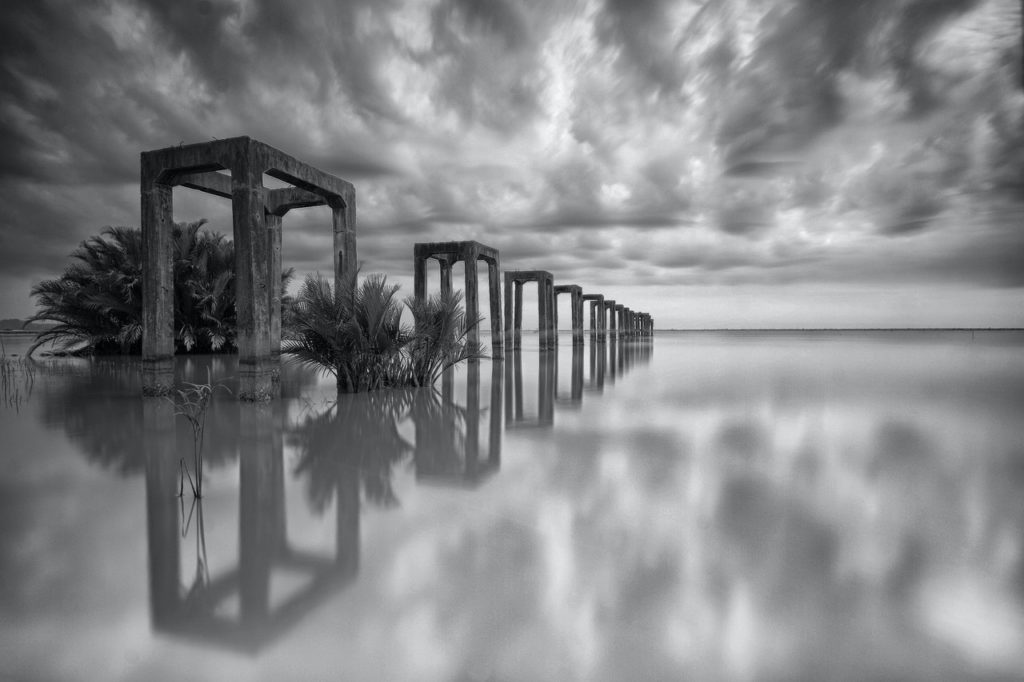
#> input picture ProjectOne/assets/2-lowContrast.png, 1024 x 682 px
$ python excTwo-two.py
#> lines starting #> are read from the running program, lines starting #| are printed output that depends on the picture
import math

import cv2;
from matplotlib import pyplot as plt
import convertor
import numpy as np

img = cv2.imread("assets/2-lowContrast.png")
#> img is the input picture: shape (682, 1024, 3); mean B, G, R 134.6, 132.6, 131.6

# Question Two.Two
# https://www.geeksforgeeks.org/negative-transformation-of-an-image-using-python-and-opencv/
# method: Steps for negative transformation
# 1- Read an image
# 2- Get height and width of the image
# 3- Each pixel contains 3 channels. So, take a pixel value and collect 3 channels in 3 different variables.
# 4- Negate 3 pixels values from 255 and store them again in pixel used before.
# 5- Do it for all pixel values present in image.


# Read an image
img = cv2.imread('assets/2-lowContrast.png', 1)
plt.imshow(img)
plt.show()

# Histogram plotting of the image
color = ('b', 'g', 'r')

for i, col in enumerate(color):
    histr = cv2.calcHist([img], [i], None, [256], [0, 256])
    plt.plot(histr, color=col)

    # Limit X - axis to 256
    plt.xlim([0, 256])

plt.show()
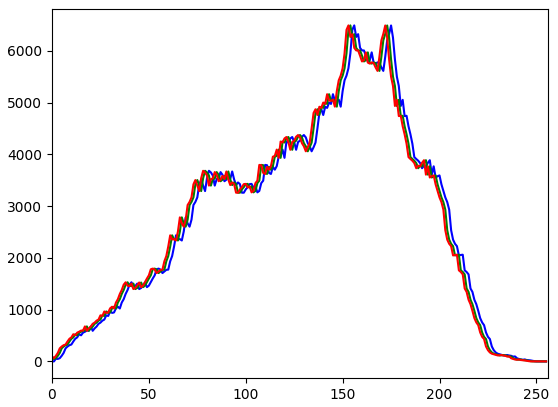
#> figure drawn by matplotlib, 1 panel; curve peaks at x = 156, y = 6491; curve peaks at x = 154, y = 6491; curve peaks at x = 153, y = 6491

# get height and width of the image
height, width, _ = img.shape
#> height = 682; width = 1024

for i in range(0, height - 1):
    for j in range(0, width - 1):
        # Get the pixel value
        pixel = img[i, j]

        # Negate each channel by
        # subtracting it from 255

        # 1st index contains red pixel
        pixel[0] = 255 - pixel[0]

        # 2nd index contains green pixel
        pixel[1] = 255 - pixel[1]

        # 3rd index contains blue pixel
        pixel[2] = 255 - pixel[2]

        # Store new values in the pixel
        img[i, j] = pixel
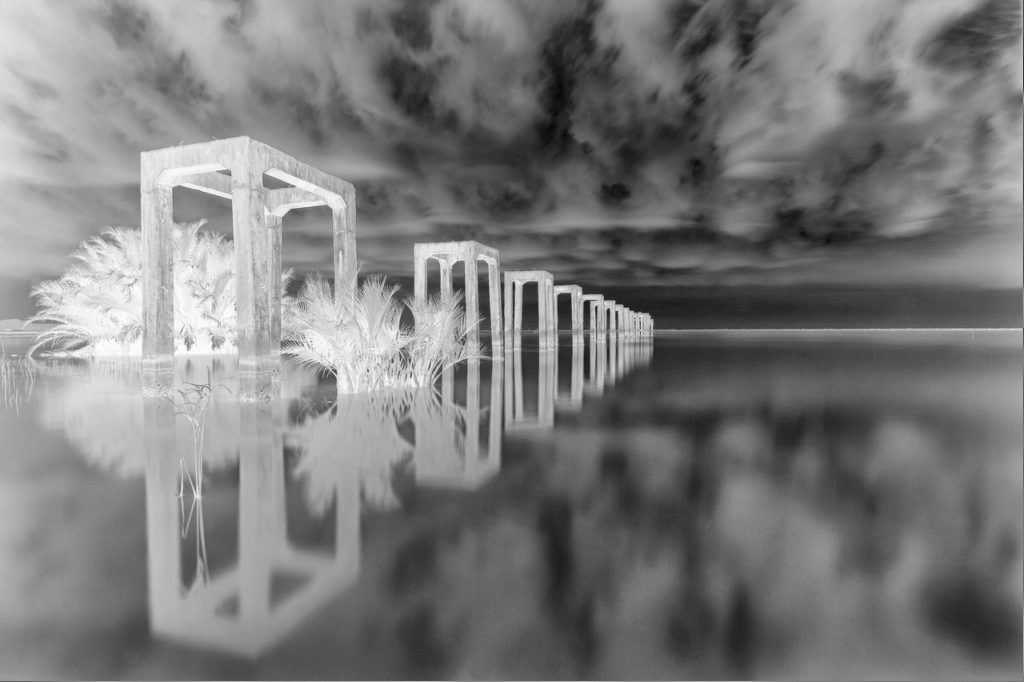
#> img: shape (682, 1024, 3); mean B, G, R 120.4, 122.4, 123.4

# Display the negative transformed image
plt.imshow(img)
plt.show()

# Histogram plotting of the
# negative transformed image
color = ('b', 'g', 'r')

for i, col in enumerate(color):
    histr = cv2.calcHist([img], [i], None, [256], [0, 256])
    plt.plot(histr, color=col)
    plt.xlim([0, 256])

plt.show()
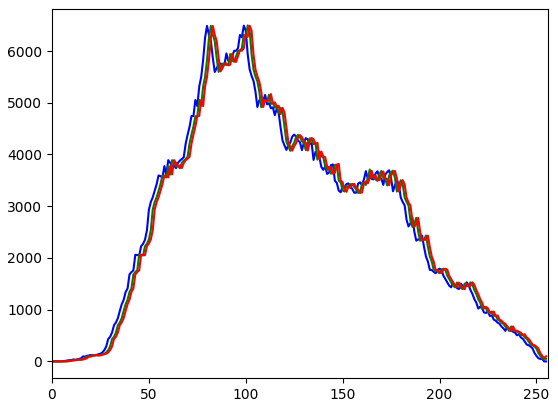
#> figure drawn by matplotlib, 1 panel; curve peaks at x = 99, y = 6490; curve peaks at x = 101, y = 6495; curve peaks at x = 102, y = 6490

$ run again, with ProjectOne/assets/CartoonImage.png copied over ProjectOne/assets/2-lowContrast.png
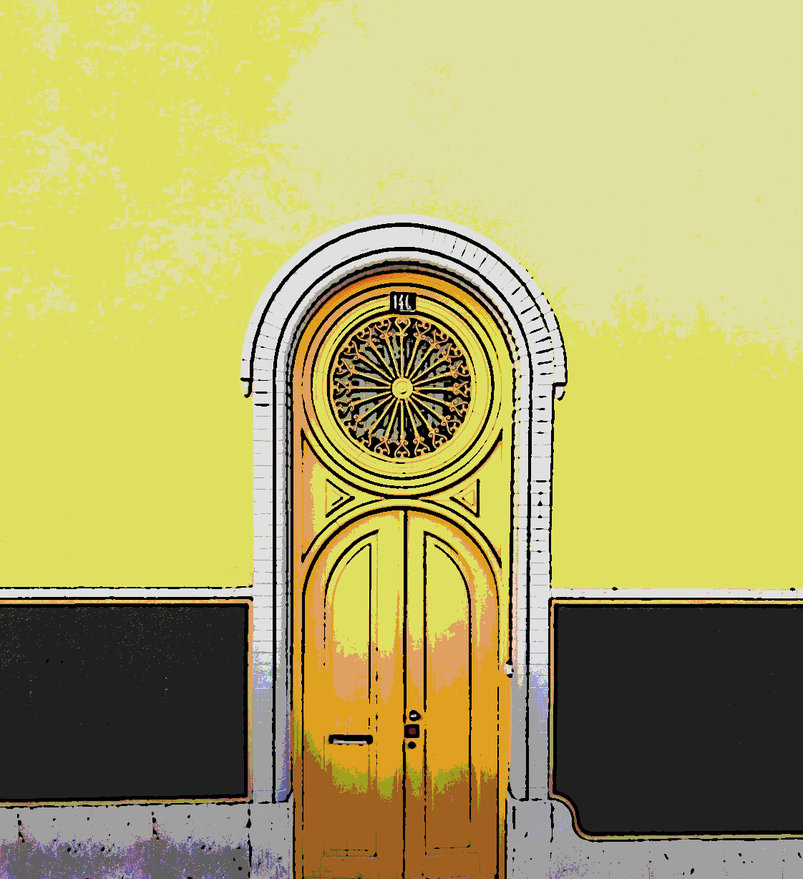
#> input picture ProjectOne/assets/CartoonImage.png, 803 x 879 px, shrunk from 1122 x 1228 before the run
#> img is the input picture: shape (879, 803, 3); mean B, G, R 102.1, 169.7, 176.2
#> after the loop `for i in range(0, height - 1):`:
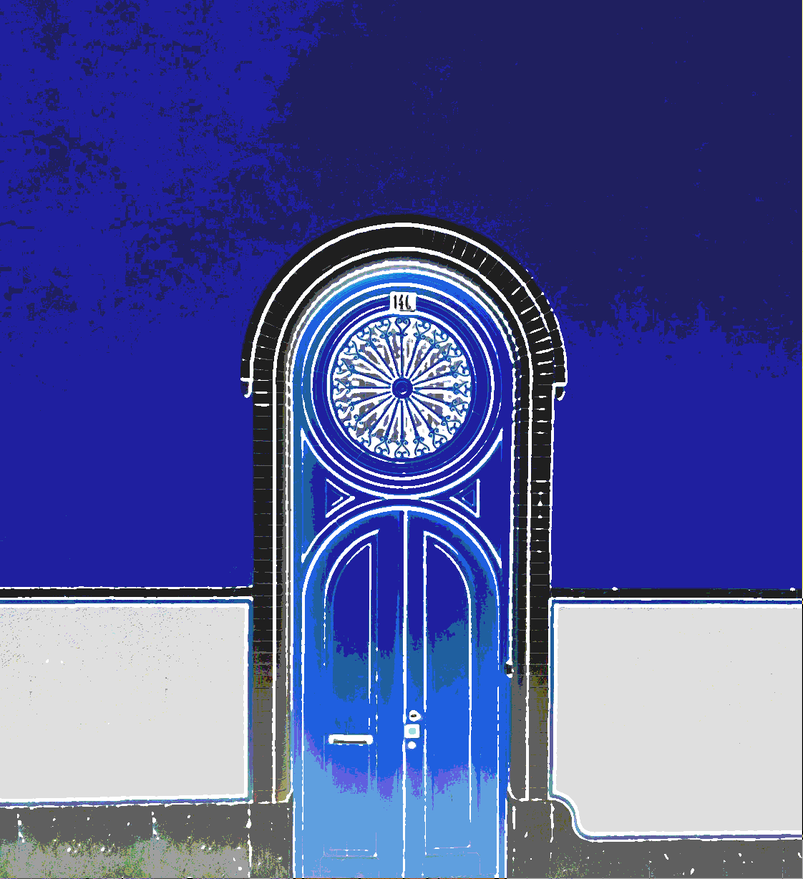
#> img: shape (879, 803, 3); mean B, G, R 152.9, 85.4, 78.9
#> `plt.show()`:
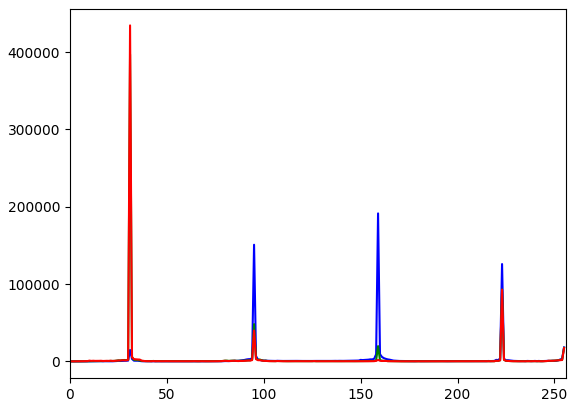
#> figure drawn by matplotlib, 1 panel; curve peaks at x = 159, y = 191454; curve peaks at x = 31, y = 397124; curve peaks at x = 31, y = 434633

$ run again, with ProjectOne/assets/1-1a.jpg saved as ProjectOne/assets/2-lowContrast.png
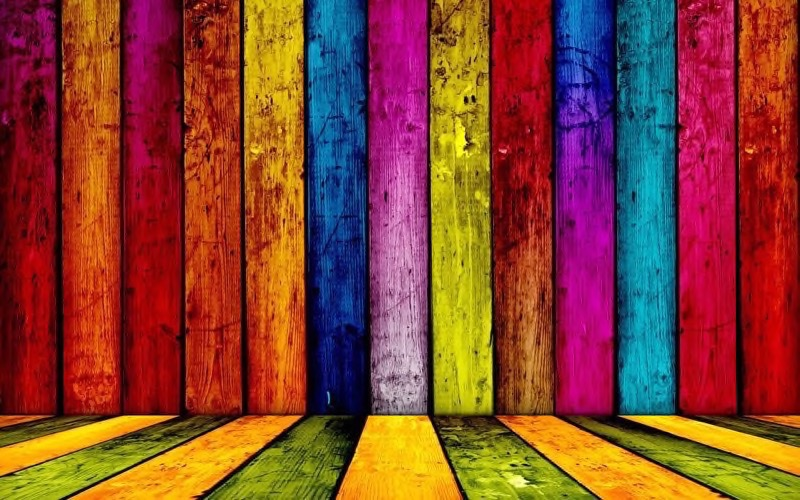
#> input picture ProjectOne/assets/1-1a.jpg, 800 x 500 px
#> img is the input picture: shape (500, 800, 3); mean B, G, R 48.4, 66.6, 135.3
#> after the loop `for i in range(0, height - 1):`:
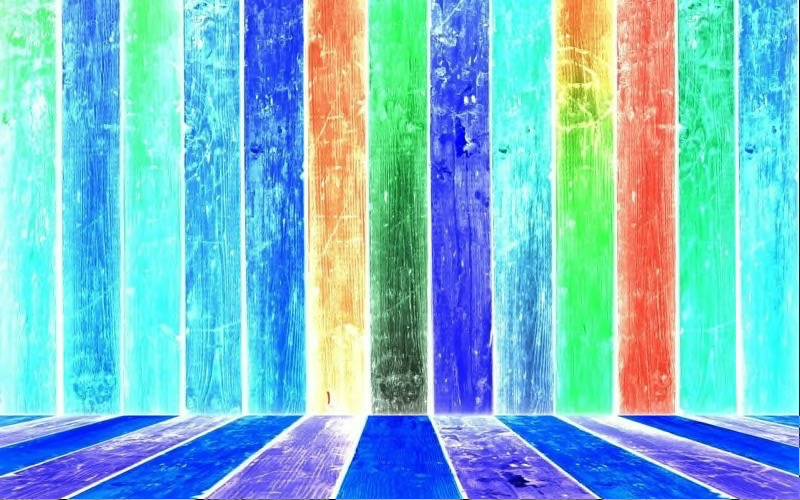
#> img: shape (500, 800, 3); mean B, G, R 205.8, 188.2, 119.8
#> `plt.show()`:
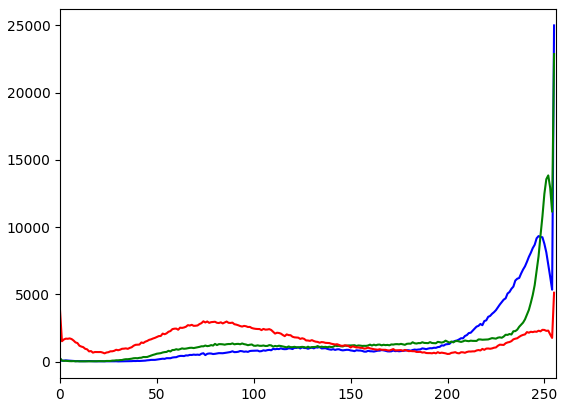
#> figure drawn by matplotlib, 1 panel; curve peaks at x = 255, y = 25003; curve peaks at x = 255, y = 22869; curve peaks at x = 255, y = 5120
